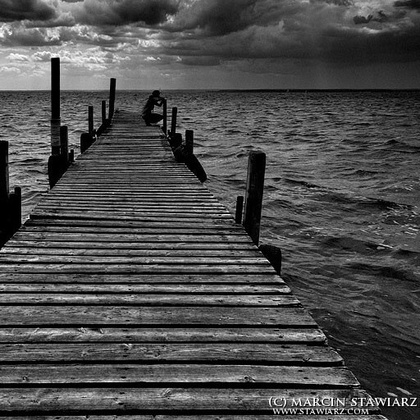
%> input picture obrazky/most512.jpg, 420 x 420 px, shrunk from 512 x 512 before the run
$ octave predikcekomprese.m   (GNU Octave 9; MATLAB toolbox functions it lacks are replaced by stand-ins)
%> lines starting %> are read from the running program, lines starting %| are printed output that depends on the picture
% Koder zalozeny na prediktoru s primou vazbou

%% parametry
W = [0.5 -0.5 1] %volitelne vahy (logicke je aby jejich soucet byl 1)
obrazek = 'most512.jpg' %most obsahuje hrany, ktere pri predikci vyuzijeme

%% Nacteni obrazku
img = im2double(rgb2gray(imread(obrazek)));
%> img: size 420x420 double; min 0, max 1, mean 0.302
img = img'; %transpozice abychom dostali strukturu mostu do spravneho smeru
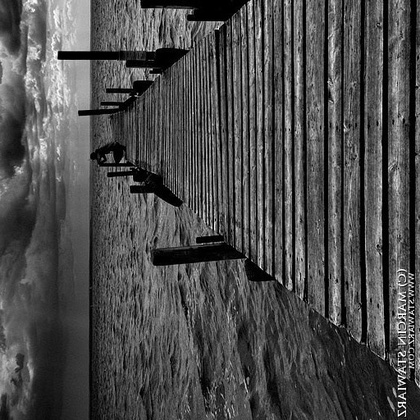
%> img: size 420x420 double; min 0, max 1, mean 0.302; mean of the top-left, top-right, bottom-left and bottom-right quarters 0.361, 0.312, 0.266, 0.268

close all
home

figure
subplot(1,2,1);
imshow(img);
axis image
title('Puvodni obrazek');


%% Poèítání predikce
output = zeros(size(img));
sW = numel(W);

for (y = 1:1:size(img,1))
    output(y,1:sW) = img(y,1:sW);
    for (x = sW+1:size(img,2))
        predikce = img(y,(x - sW):(x - 1)) * W';
        output(y,x) = img(y,x) - predikce;
    end
end
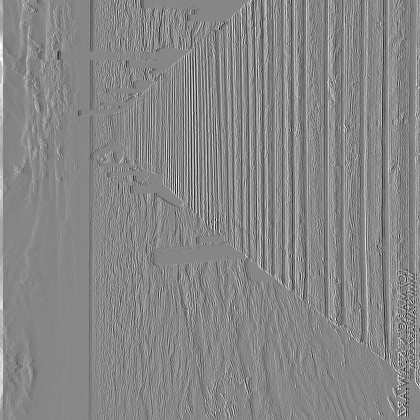
%> output: size 420x420 double; min -0.922, max 0.824, mean 0.00265; drawn with min black and max white

subplot(1,2,2);
imagesc(output)
axis image
colorbar
% mesh(output);
title('Vysledna matice');

colormap(gray)

$ run again, with obrazky/Barns_grand_tetons-800px.jpg copied over obrazky/most512.jpg
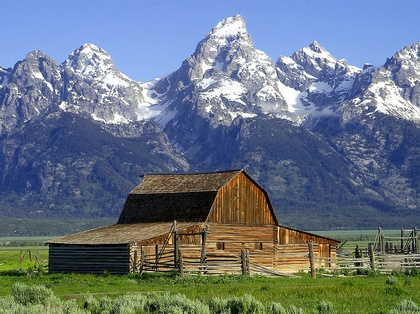
%> input picture obrazky/Barns_grand_tetons-800px.jpg, 420 x 314 px, shrunk from 800 x 598 before the run
%> `img = img';`:
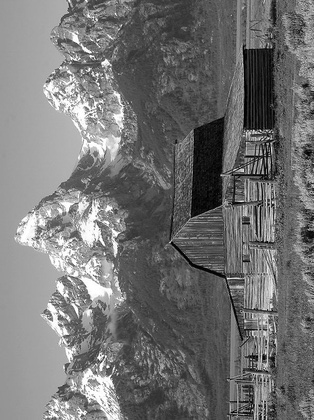
%> img: size 420x314 double; min 0, max 1, mean 0.451; mean of the top-left, top-right, bottom-left and bottom-right quarters 0.541, 0.333, 0.556, 0.374
%> after the loop `for (y = 1:1:size(img,1))`:
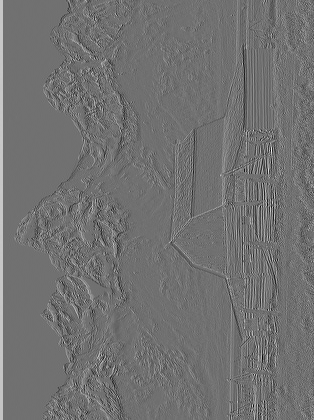
%> output: size 420x314 double; min -0.786, max 0.99, mean 0.00492; drawn with min black and max white

$ run again, with obrazky/baboon_small.jpg copied over obrazky/most512.jpg
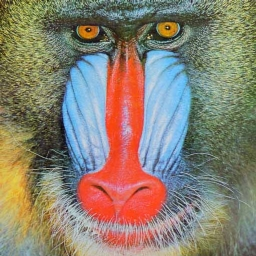
%> input picture obrazky/baboon_small.jpg, 256 x 256 px
%> `img = img';`:
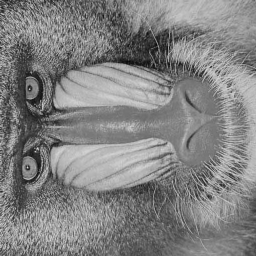
%> img: size 256x256 double; min 0.0235, max 0.839, mean 0.51; mean of the top-left, top-right, bottom-left and bottom-right quarters 0.475, 0.54, 0.524, 0.5
%> after the loop `for (y = 1:1:size(img,1))`:
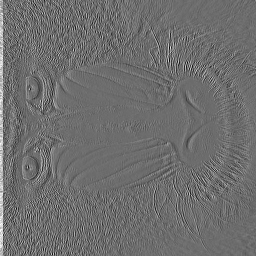
%> output: size 256x256 double; min -0.604, max 0.804, mean 0.00609; drawn with min black and max white
